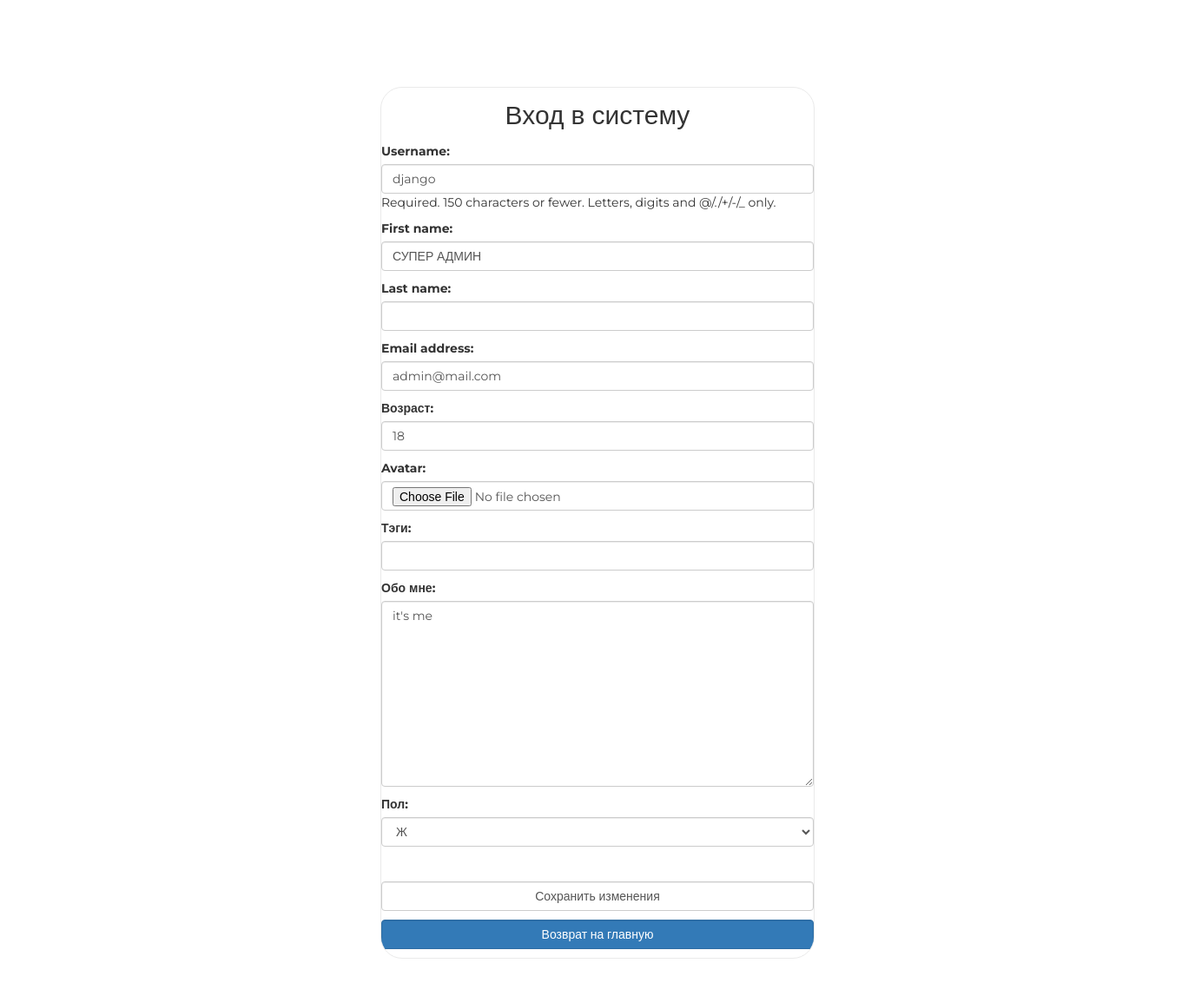
Screenshot of /auth/edit/ (signed in) with the database file from the repository.
### authapp/models.py (models this page shows, shortened)
class ShopUser(AbstractUser):
    avatar = models.ImageField(upload_to='users/', blank=True)
    age = models.PositiveSmallIntegerField(default=18, verbose_name='Возраст')
    activation_key = models.CharField(max_length=128, blank=True, null=True)
    activation_key_expired = models.DateTimeField(blank=True, null=True)

class ShopUserProfile(models.Model):
    MALE = 'M'
    FEMALE = 'F'
    ANIMAL = 'A'
    GENDERS = (
        (MALE, 'М'),
        (FEMALE, 'Ж'),
        (ANIMAL, '-')
    )
    user = models.OneToOneField(ShopUser, unique=True, null=False, db_index=True, on_delete=models.CASCADE)
    tag_lines = models.CharField(max_length=128, **NULLABLE, verbose_name='Тэги')
    about_me = models.TextField(max_length=512, **NULLABLE, verbose_name='Обо мне')
    gender = models.CharField(max_length=1, choices=GENDERS, default=ANIMAL, verbose_name='Пол')

### authapp/views.py (the view)
# urls.py: path('edit/', authapp.edit, name='edit'),
def edit(request):
    if request.method == 'POST':
        edit_form = ShopUserEditForm(request.POST, request.FILES, instance=request.user)
        edit_profile_form = ShopUserProfileForm(request.POST, instance=request.user.shopuserprofile)
        if edit_form.is_valid() and edit_profile_form.is_valid():
            edit_form.save()
        return HttpResponseRedirect(reverse('authapp:edit'))
    else:
        edit_form = ShopUserEditForm(instance=request.user)
        edit_profile_form = ShopUserProfileForm(instance=request.user.shopuserprofile)
    context = {
        'edit_form': edit_form,
        'edit_profile_form': edit_profile_form
    }
    return render(request, 'authapp/edit.html', context)

### authapp/forms.py (shortened to what this page needs)
class ShopUserEditForm(UserChangeForm):
    class Meta:
        model = ShopUser
        fields = ('username', 'first_name', 'last_name', 'email', 'age', 'password', 'avatar')
    def __init__(self, *args, **kwargs):
        super().__init__(*args, **kwargs)
        for field_name, field in self.fields.items():
            field.widget.attrs['class'] = 'form-control'
            if field_name == 'password':
                field.widget = HiddenInput()

class ShopUserProfileForm(ModelForm):
    def __init__(self, *args, **kwargs):
        super().__init__(*args, **kwargs)
        for field_name, field in self.fields.items():
            field.widget.attrs['class'] = 'form-control'
    class Meta:
        model = ShopUserProfile
        fields = ('tag_lines', 'about_me', 'gender')

### mainapp/context_processors.py (called while the page is built)
def basket(request):
    basket_items = []
    if request.user.is_authenticated:
        basket_items = Basket.objects.filter(user=request.user)
    return {
        'basket': basket_items,
    }

### authapp/templates/authapp/edit.html (shortened to what this page needs)
{% extends 'authapp/base.html' %}
{% load static %}
{% block content %}
    <form class="form-horizontal" action="{% url 'authapp:edit' %}" method="post">
        {{ edit_form.as_p }}
        {{ edit_profile_form.as_p }}
        <br>
        <input class="form-control" type="submit" value="Сохранить изменения">
        <a class="btn btn-primary form-control" href="{% url 'index' %}">Возврат на главную</a>
    </form>
{% endblock %}

### static/css/style.css (style rules this page uses)
* { margin: 0; padding: 0; }
body { font-family: 'Montserrat', sans-serif; }
html, body { height: 100%; }
.login .form-control[type="submit"] { margin: 10px auto; }
.login form { margin-bottom: 10px; }

### rows the page displays
ShopUser: username "django", first_name "СУПЕР АДМИН", email "admin@mail.com", age "18"
ShopUserProfile: about_me "it's me", gender "Ж"
